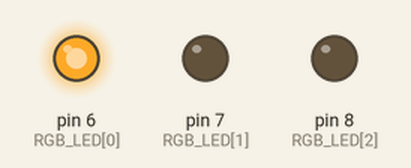
The sketch below on a simulated Arduino Uno, built with avr-gcc and run on an emulated ATmega328P. On the bench: output pins drawn as LEDs (lit = HIGH).

Above: at 0.05 s.
At 0.95 s:
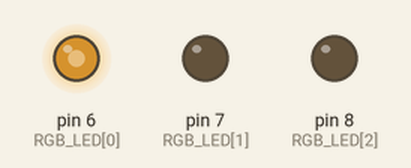
At 1.9 s:
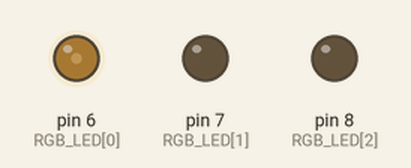
At 3.8 s:
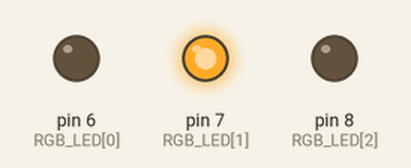
At 5.7 s:
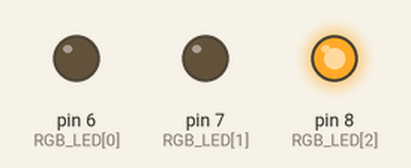
At 7.65 s:
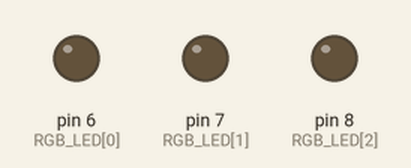
Timing chart, 0 to 10.0 s (numbered marks = the images above):
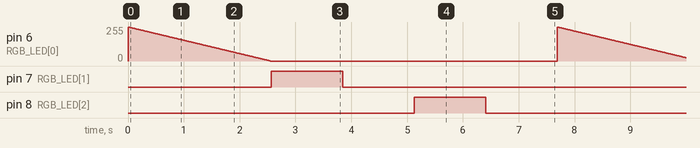

Measured:
- by itself, pin 6 (RGB_LED[0]): ramps from 255/255 to 0/255 and jumps back, once every 7.7 s
- by itself, pin 7 (RGB_LED[1]), pin 8 (RGB_LED[2]): alternates HIGH for 1.3 s and LOW for 6.4 s

The sketch:

LAB5_2_1_202255513.ino
```cpp
// LAB5_2_1_202255513

// RGB LED 연결 핀
int RGB_LED[] = {6, 7, 8};

void setup() {
  for (int i = 0; i < 3; i++) {
    pinMode(RGB_LED[i], OUTPUT);
  }
}

void loop() {
  // Blue 색상 조절. Green, Red는 끔
  digitalWrite(RGB_LED[1], LOW);
  digitalWrite(RGB_LED[2], LOW);

  for (int i = 255; i >= 0; i--) {
    analogWrite(RGB_LED[0], i);
    delay(10);
  }

  // Green 색상 조절. Blue, Red는 끔
  digitalWrite(RGB_LED[0], LOW);
  digitalWrite(RGB_LED[2], LOW);

  for (int i = 255; i >= 0; i--) {
    analogWrite(RGB_LED[1], i);
    delay(10);
  }

  // Red 색상 조절. Green, Blue는 끔
  digitalWrite(RGB_LED[0], LOW);
  digitalWrite(RGB_LED[1], LOW);

  for (int i = 255; i >= 0; i--) {
    analogWrite(RGB_LED[2], i);
    delay(10);
  }
}

// 학번 : 202255513
```
